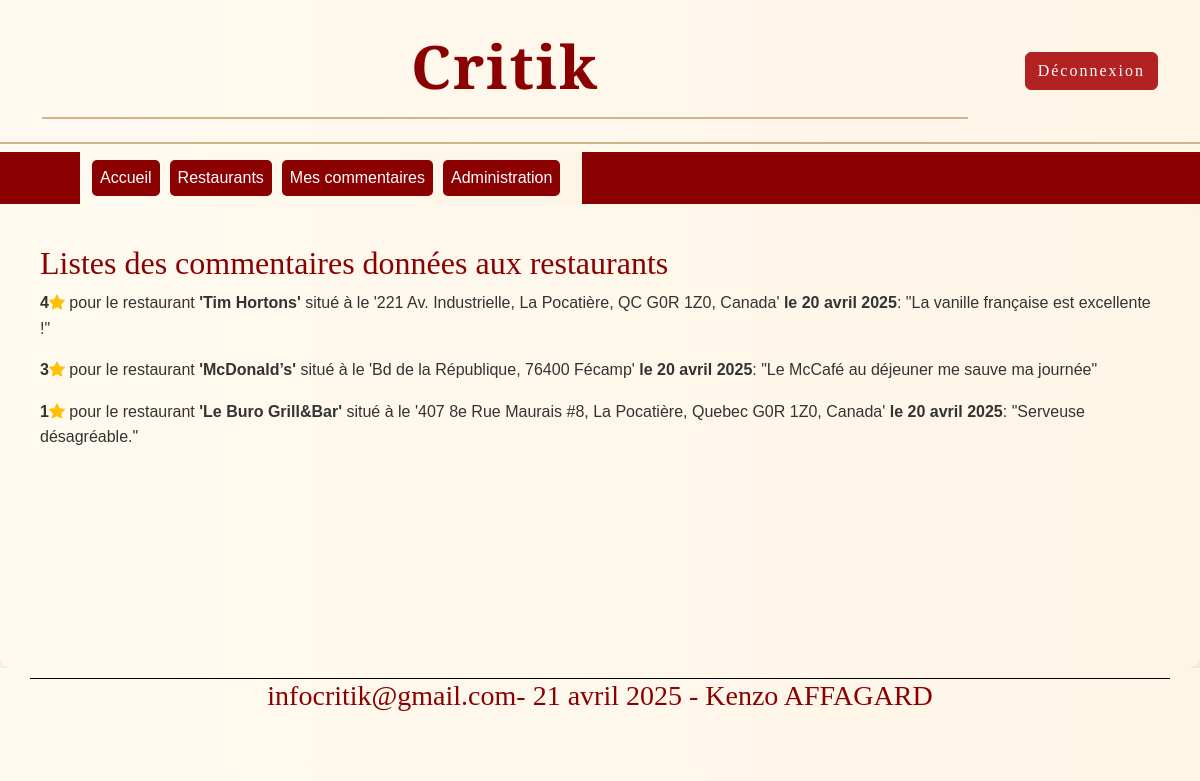
Before: /restaurants/mesCommentaires/ (signed in) with the older database file.
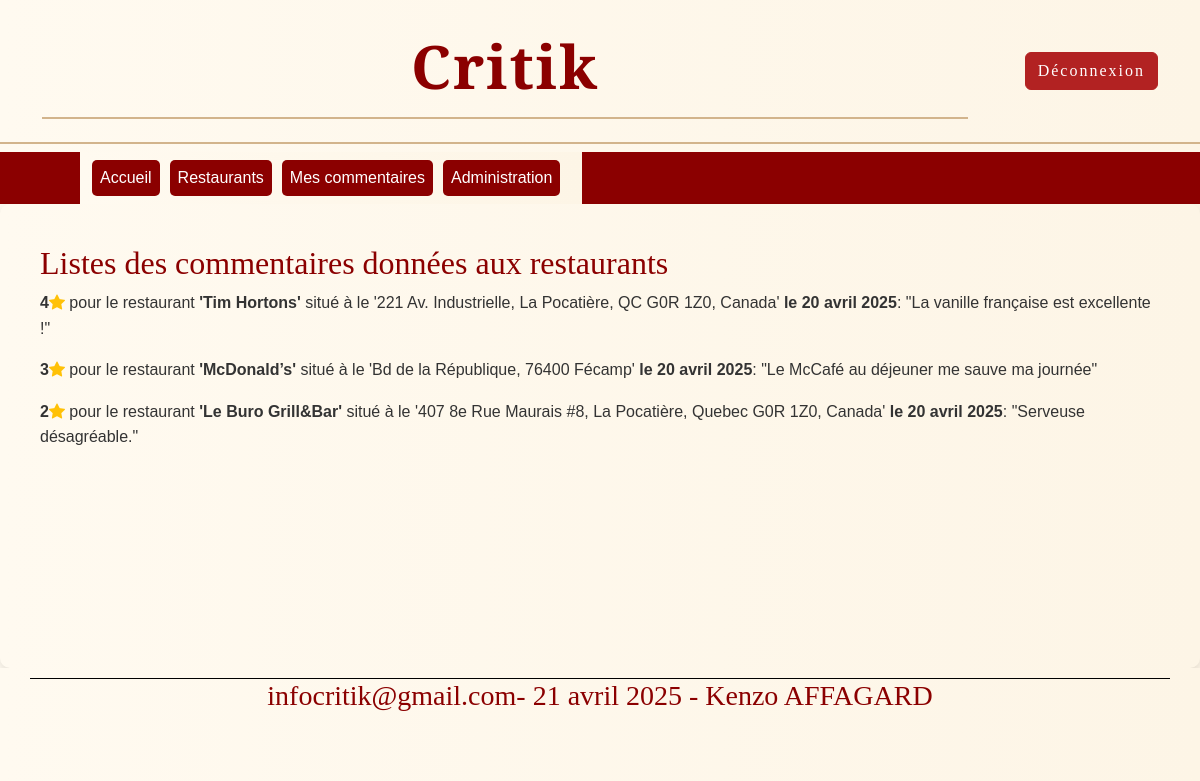
After: the same page with the newer database file.
### restaurants/models.py (models this page shows, shortened)
class Commentaire(models.Model):
    noCommentaire = models.AutoField(primary_key=True)
    noRestaurant = models.ForeignKey(Restaurant, on_delete=models.CASCADE)
    userName = models.ForeignKey(User, on_delete=models.DO_NOTHING)
    commentaire = models.TextField()
    note = models.IntegerField(default=0)
    dateCommentaire = models.DateField(auto_now_add=True)
    old_data = models.JSONField(null=True, blank=True)
    def __str__(self):
        return f"{self.userName.username} - {self.noRestaurant.nomRestaurant} ({self.note})"

class Restaurant(models.Model):
    noRestaurant = models.AutoField(primary_key=True)
    nomRestaurant = models.CharField(max_length=255)
    villeRestaurant = models.CharField(max_length=25)
    imageRestaurant = models.URLField(default='https://example.com/default_image.jpg')
    typeRestaurant = models.ForeignKey(TypeResto, on_delete=models.DO_NOTHING)
    noteRestaurant = models.FloatField(null=True)
    adresseRestaurant = models.CharField(max_length=100, default="Inconnue")

### restaurants/views.py (the view)
# urls.py: path('mesCommentaires/', MesCommentairesView.as_view(), name='mesCommentaires'),
class MesCommentairesView(View):
    def get(self, request):
        user = request.user
        commentaires = Commentaire.objects.filter(userName=user)
        print(commentaires)
        context = {'commentaires': commentaires}
        return render(request, 'mesCommentaires.html', context)

### restaurants/templates/mesCommentaires.html (shortened to what this page needs)
{% extends 'maitre.html' %}
{% load static %}
{% block titrepage %}
<h2>Listes des commentaires données aux restaurants</h2>
{% endblock %}
{% block historique %}
{% for c in commentaires %}
<div>
  <p><strong>{{ c.note }}<i class="bi bi-star-fill text-warning"></i></strong> pour le restaurant <strong>'{{ c.noRestaurant.nomRestaurant }}'</strong> situé à le '{{ c.noRestaurant.adresseRestaurant }}' <strong> le {{ c.dateCommentaire|date:"d F Y" }}</strong>: "{{ c.commentaire }}"</p>
  </div>
{% endfor %}
{% endblock%}

Changed rows visible on the page:
changed Commentaire "Serveuse désagréable.": note "1" → "2"
